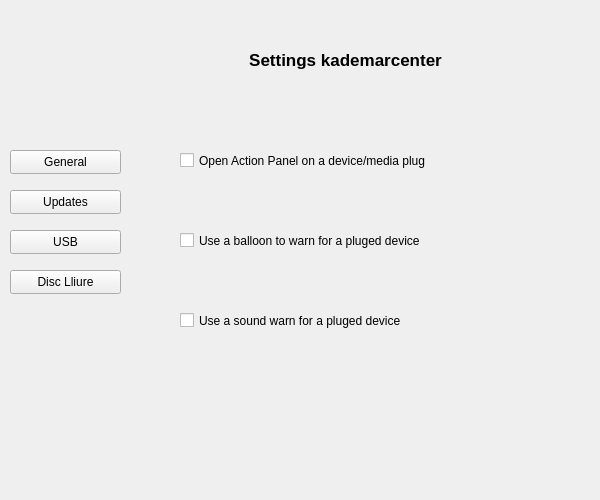
<ui version="4.0" >
 <class>Form_settings</class>
 <widget class="QWidget" name="Form_settings" >
  <property name="geometry" >
   <rect>
    <x>0</x>
    <y>0</y>
    <width>600</width>
    <height>500</height>
   </rect>
  </property>
  <property name="minimumSize" >
   <size>
    <width>600</width>
    <height>500</height>
   </size>
  </property>
  <property name="maximumSize" >
   <size>
    <width>500</width>
    <height>400</height>
   </size>
  </property>
  <property name="windowTitle" >
   <string>kademarcenter Settings</string>
  </property>
  <property name="windowIcon" >
   <iconset>
    <normaloff>../../../../../usr/share/kademar/utils/kademarcenter/img/kademar.png</normaloff>../../../../../usr/share/kademar/utils/kademarcenter/img/kademar.png</iconset>
  </property>
  <widget class="QLabel" name="l_fons" >
   <property name="geometry" >
    <rect>
     <x>0</x>
     <y>0</y>
     <width>600</width>
     <height>500</height>
    </rect>
   </property>
   <property name="text" >
    <string/>
   </property>
   <property name="pixmap" >
    <pixmap>../../../../../usr/share/kademar/utils/kademarcenter/img/bg/kademarcenter.png</pixmap>
   </property>
   <property name="scaledContents" >
    <bool>true</bool>
   </property>
  </widget>
  <widget class="QStackedWidget" name="pages" >
   <property name="geometry" >
    <rect>
     <x>150</x>
     <y>50</y>
     <width>401</width>
     <height>401</height>
    </rect>
   </property>
   <property name="currentIndex" >
    <number>0</number>
   </property>
   <widget class="QWidget" name="p_general" >
    <widget class="QLabel" name="label_3" >
     <property name="geometry" >
      <rect>
       <x>30</x>
       <y>0</y>
       <width>331</width>
       <height>20</height>
      </rect>
     </property>
     <property name="font" >
      <font>
       <pointsize>13</pointsize>
       <weight>75</weight>
       <bold>true</bold>
      </font>
     </property>
     <property name="text" >
      <string>Settings kademarcenter</string>
     </property>
     <property name="alignment" >
      <set>Qt::AlignCenter</set>
     </property>
    </widget>
    <widget class="QCheckBox" name="cb_hotplugactions" >
     <property name="geometry" >
      <rect>
       <x>30</x>
       <y>100</y>
       <width>351</width>
       <height>21</height>
      </rect>
     </property>
     <property name="text" >
      <string>Open Action Panel on a device/media plug</string>
     </property>
    </widget>
    <widget class="QCheckBox" name="cb_balloon" >
     <property name="geometry" >
      <rect>
       <x>30</x>
       <y>180</y>
       <width>351</width>
       <height>21</height>
      </rect>
     </property>
     <property name="text" >
      <string>Use a balloon to warn for a pluged device</string>
     </property>
    </widget>
    <widget class="QCheckBox" name="cb_sound" >
     <property name="geometry" >
      <rect>
       <x>30</x>
       <y>260</y>
       <width>361</width>
       <height>21</height>
      </rect>
     </property>
     <property name="text" >
      <string>Use a sound warn for a pluged device</string>
     </property>
    </widget>
   </widget>
   <widget class="QWidget" name="p_updates" >
    <widget class="QLabel" name="l_titol" >
     <property name="geometry" >
      <rect>
       <x>100</x>
       <y>30</y>
       <width>131</width>
       <height>16</height>
      </rect>
     </property>
     <property name="text" >
      <string>Settings kademarcenter</string>
     </property>
    </widget>
    <widget class="QSpinBox" name="sb_update_hours" >
     <property name="geometry" >
      <rect>
       <x>80</x>
       <y>180</y>
       <width>46</width>
       <height>22</height>
      </rect>
     </property>
     <property name="minimum" >
      <number>1</number>
     </property>
    </widget>
    <widget class="QLabel" name="l_actualitzacio" >
     <property name="geometry" >
      <rect>
       <x>140</x>
       <y>180</y>
       <width>251</width>
       <height>16</height>
      </rect>
     </property>
     <property name="text" >
      <string>Temps d'actualització del sistema (en Hores)</string>
     </property>
    </widget>
    <widget class="QRadioButton" name="rb_no_update" >
     <property name="geometry" >
      <rect>
       <x>20</x>
       <y>260</y>
       <width>111</width>
       <height>20</height>
      </rect>
     </property>
     <property name="text" >
      <string>No Actualitzar</string>
     </property>
    </widget>
    <widget class="QRadioButton" name="rb_autoupdate" >
     <property name="geometry" >
      <rect>
       <x>20</x>
       <y>100</y>
       <width>371</width>
       <height>20</height>
      </rect>
     </property>
     <property name="text" >
      <string>Actualitzar el Sistema Automàticament (Recomanat)</string>
     </property>
    </widget>
    <widget class="QRadioButton" name="rb_only_warn" >
     <property name="geometry" >
      <rect>
       <x>20</x>
       <y>140</y>
       <width>181</width>
       <height>20</height>
      </rect>
     </property>
     <property name="text" >
      <string>Solament avisar dels nous paquets</string>
     </property>
    </widget>
   </widget>
   <widget class="QWidget" name="p_usb" >
    <widget class="QLabel" name="label_5" >
     <property name="geometry" >
      <rect>
       <x>110</x>
       <y>30</y>
       <width>131</width>
       <height>16</height>
      </rect>
     </property>
     <property name="text" >
      <string>Settings kademarcenter</string>
     </property>
    </widget>
    <widget class="QLabel" name="label_7" >
     <property name="geometry" >
      <rect>
       <x>40</x>
       <y>100</y>
       <width>291</width>
       <height>16</height>
      </rect>
     </property>
     <property name="text" >
      <string>Preferència de les aplicacions usades automàticament</string>
     </property>
    </widget>
   </widget>
   <widget class="QWidget" name="p_diskcleanup" >
    <widget class="QLabel" name="label_8" >
     <property name="geometry" >
      <rect>
       <x>50</x>
       <y>80</y>
       <width>291</width>
       <height>16</height>
      </rect>
     </property>
     <property name="text" >
      <string>Preferències de cercar espai de disc lliure</string>
     </property>
    </widget>
    <widget class="QLabel" name="label_9" >
     <property name="geometry" >
      <rect>
       <x>40</x>
       <y>40</y>
       <width>351</width>
       <height>16</height>
      </rect>
     </property>
     <property name="text" >
      <string>Preferència de les aplicacions usades automàticament</string>
     </property>
    </widget>
    <widget class="QRadioButton" name="radioButton_4" >
     <property name="geometry" >
      <rect>
       <x>50</x>
       <y>110</y>
       <width>231</width>
       <height>20</height>
      </rect>
     </property>
     <property name="text" >
      <string>Cercar i avisar</string>
     </property>
    </widget>
    <widget class="QRadioButton" name="radioButton_5" >
     <property name="geometry" >
      <rect>
       <x>50</x>
       <y>150</y>
       <width>241</width>
       <height>20</height>
      </rect>
     </property>
     <property name="text" >
      <string>Cercar i Esborrar automàticament les carpetes:</string>
     </property>
    </widget>
    <widget class="QTableWidget" name="tableWidget" >
     <property name="geometry" >
      <rect>
       <x>50</x>
       <y>180</y>
       <width>291</width>
       <height>171</height>
      </rect>
     </property>
     <column>
      <property name="text" >
       <string>Esborrar?</string>
      </property>
     </column>
     <column>
      <property name="text" >
       <string>Directori</string>
      </property>
     </column>
    </widget>
   </widget>
  </widget>
  <widget class="QLabel" name="l_logo" >
   <property name="geometry" >
    <rect>
     <x>10</x>
     <y>10</y>
     <width>60</width>
     <height>60</height>
    </rect>
   </property>
   <property name="text" >
    <string/>
   </property>
   <property name="pixmap" >
    <pixmap>../../../../../usr/share/kademar/utils/kademarcenter/img/kademar.png</pixmap>
   </property>
   <property name="scaledContents" >
    <bool>true</bool>
   </property>
  </widget>
  <widget class="QPushButton" name="b_general" >
   <property name="geometry" >
    <rect>
     <x>10</x>
     <y>150</y>
     <width>111</width>
     <height>24</height>
    </rect>
   </property>
   <property name="text" >
    <string>General</string>
   </property>
  </widget>
  <widget class="QPushButton" name="b_updates" >
   <property name="geometry" >
    <rect>
     <x>10</x>
     <y>190</y>
     <width>111</width>
     <height>24</height>
    </rect>
   </property>
   <property name="text" >
    <string>Updates</string>
   </property>
  </widget>
  <widget class="QPushButton" name="b_diskcleanup" >
   <property name="geometry" >
    <rect>
     <x>10</x>
     <y>270</y>
     <width>111</width>
     <height>24</height>
    </rect>
   </property>
   <property name="text" >
    <string>Disc Lliure</string>
   </property>
  </widget>
  <widget class="QPushButton" name="b_usb" >
   <property name="geometry" >
    <rect>
     <x>10</x>
     <y>230</y>
     <width>111</width>
     <height>24</height>
    </rect>
   </property>
   <property name="text" >
    <string>USB</string>
   </property>
  </widget>
 </widget>
 <resources/>
 <connections/>
</ui>
